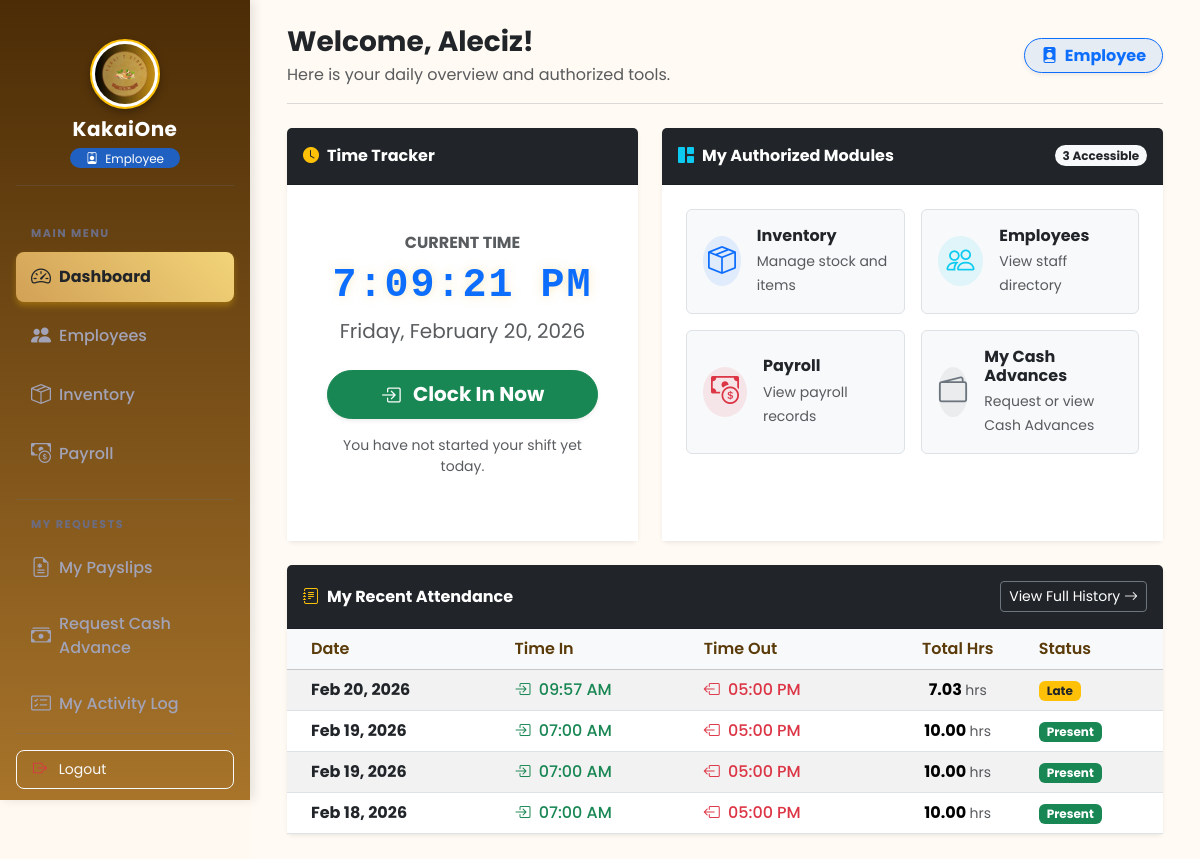
Page /frontend/dashboard/employee_dashboard.php (signed in) on the committed database.
### tables this page shows
CREATE TABLE `attendance` (
  `attendance_id` int(11) NOT NULL,
  `employee_id` int(11) DEFAULT NULL,
  `time_in` datetime DEFAULT NULL,
  `time_out` datetime DEFAULT NULL,
  `status` enum('Pending','Present','Late','Absent','Approved','Rejected') DEFAULT 'Pending',
  `is_paid` tinyint(1) DEFAULT 0,
  `payroll_id` int(11) DEFAULT NULL,
  `total_hours` decimal(5,2) DEFAULT 0.00,
  `pending_overtime` decimal(5,2) DEFAULT 0.00,
  `approved_overtime` decimal(5,2) DEFAULT 0.00,
  `remarks` varchar(255) DEFAULT NULL,
  `created_at` timestamp NOT NULL DEFAULT current_timestamp()
);

### frontend/dashboard/employee_dashboard.php (the view, shortened to what this page needs)
<?php
require_once __DIR__ . '/../includes/auth_check.php';
$employee_id = $_SESSION['employee_id'];
$attendanceStatus = 'clock_in';
try {
    $histStmt = $pdo->prepare("
        SELECT * FROM attendance
        WHERE employee_id = ?
        ORDER BY time_in DESC
        LIMIT 5
    ");
    $histStmt->execute([$employee_id]);
    $history = $histStmt->fetchAll();
} catch (PDOException $e) {
    $history = [];
}
$permissions = [];
try {
    $permStmt = $pdo->prepare("SELECT * FROM employee_permissions WHERE employee_id = ?");
    $permStmt->execute([$employee_id]);
    $permissions = $permStmt->fetch(PDO::FETCH_ASSOC);
} catch (PDOException $e) {
}
$accessibleModules = [];
if ($permissions) {
    if (!empty($permissions['inv_view'])) {
        $accessibleModules[] = ['title' => 'Inventory', 'desc' => 'Manage stock and items', 'icon' => 'bi-box-seam', 'color' => 'primary', 'link' => '../inventory/inventory_overview.php'];
    }
    if (!empty($permissions['emp_view'])) {
        $accessibleModules[] = ['title' => 'Employees', 'desc' => 'View staff directory', 'icon' => 'bi-people', 'color' => 'info', 'link' => '../employee/employee_module.php'];
    }
    if (!empty($permissions['payroll_view'])) {
        $accessibleModules[] = ['title' => 'Payroll', 'desc' => 'View payroll records', 'icon' => 'bi-cash-coin', 'color' => 'danger', 'link' => '../payroll/payroll_module.php'];
    }
}
?>
<!DOCTYPE html>
<html lang="en">
<head>
    <?php include '../includes/links.php'; ?>
</head>
<body class="bg-light">
    <?php include '../includes/sidebar.php'; ?>
    <div id="dashboardContainer">
        <main id="main-content" style="margin-left: 250px; padding: 25px; transition: margin-left 0.3s;">
            <div class="container-fluid">
                <div class="d-flex justify-content-between align-items-center mb-4 border-bottom pb-3 border-secondary border-opacity-25">
                    <div>
                        <h3 class="fw-bold text-dark mb-1">Welcome, <?= htmlspecialchars($_SESSION['username'] ?? 'Employee'); ?>!</h3>
                        <p class="text-muted mb-0">Here is your daily overview and authorized tools.</p>
                    </div>
                    <div>
                        <span class="badge bg-primary bg-opacity-10 text-primary border border-primary fs-6 px-3 py-2 rounded-pill shadow-sm">
                            <i class="bi bi-person-badge-fill me-1"></i> <?= htmlspecialchars($_SESSION['role'] ?? 'Staff'); ?>
                        </span>
                    </div>
                </div>
                <div class="row g-4 mb-4">
                    <div class="col-lg-5">
                        <div class="card shadow-sm border-0 h-100 text-center">
                            <div class="card-header bg-dark text-white fw-bold text-start py-3">
                                <i class="bi bi-clock-fill me-2 text-warning"></i>Time Tracker
                            </div>
                            <div class="card-body d-flex flex-column justify-content-center align-items-center py-5 bg-white">
                                <h6 class="text-uppercase text-muted fw-bold tracking-wider mb-1">Current Time</h6>
                                <div class="digital-clock text-primary" id="liveClock">00:00:00 AM</div>
                                <div class="text-muted fs-5 mb-4" id="liveDate">Loading date...</div>
                                <div class="w-100 px-4">
                                    <?php if ($attendanceStatus === 'clock_in'): ?>
                                        <button onclick="handleAttendance('in')" class="btn btn-success btn-lg w-100 shadow-sm fw-bold rounded-pill">
                                            <i class="bi bi-box-arrow-in-right me-2 fs-5 align-middle"></i> Clock In Now
                                        </button>
                                        <p class="mt-3 small text-muted">You have not started your shift yet today.</p>
                                    <?php endif; ?>
                                </div>
                            </div>
                        </div>
                    </div>
                    <div class="col-lg-7">
                        <div class="card shadow-sm border-0 h-100">
                            <div class="card-header bg-dark text-white fw-bold text-start py-3 d-flex justify-content-between align-items-center">
                                <span><i class="bi bi-grid-1x2-fill me-2 text-info"></i>My Authorized Modules</span>
                                <span class="badge bg-light text-dark rounded-pill"><?= count($accessibleModules) ?> Accessible</span>
                            </div>
                            <div class="card-body bg-white p-4">
                                <?php if (!empty($accessibleModules)): ?>
                                    <div class="row g-3">
                                        <?php foreach ($accessibleModules as $module): ?>
                                            <div class="col-md-6">
                                                <a href="<?= $module['link'] ?>" class="card access-card border bg-light h-100 text-decoration-none">
                                                    <div class="card-body d-flex align-items-center">
                                                        <div class="rounded-circle bg-<?= $module['color'] ?> bg-opacity-10 d-flex justify-content-center align-items-center me-3" style="width: 50px; height: 50px;">
                                                            <i class="bi <?= $module['icon'] ?> text-<?= $module['color'] ?> fs-3"></i>
                                                        </div>
                                                        <div>
                                                            <h6 class="fw-bold mb-1 text-dark"><?= $module['title'] ?></h6>
                                                            <small class="text-muted"><?= $module['desc'] ?></small>
                                                        </div>
                                                    </div>
                                                </a>
                                            </div>
                                        <?php endforeach; ?>
                                        <div class="col-md-6">
                                            <a href="../requests/cash_advance.php" class="card access-card border bg-light h-100 text-decoration-none">
                                                <div class="card-body d-flex align-items-center">
                                                    <div class="rounded-circle bg-secondary bg-opacity-10 d-flex justify-content-center align-items-center me-3" style="width: 50px; height: 50px;">
                                                        <i class="bi bi-wallet2 text-secondary fs-3"></i>
                                                    </div>
                                                    <div>
                                                        <h6 class="fw-bold mb-1 text-dark">My Cash Advances</h6>
                                                        <small class="text-muted">Request or view Cash Advances</small>
                                                    </div>
                                                </div>
                                            </a>
                                        </div>
                                    </div>
                                <?php endif; ?>
                            </div>
                        </div>
                    </div>
                </div>
                <div class="card shadow-sm border-0">
                    <div class="card-header bg-dark text-white py-3 d-flex justify-content-between align-items-center">
                        <h6 class="mb-0 fw-bold"><i class="bi bi-journal-text me-2 text-warning"></i>My Recent Attendance</h6>
                        <a href="../attendance/my_attendance.php" class="btn btn-sm btn-outline-light text-white border-secondary">View Full History <i class="bi bi-arrow-right"></i></a>
                    </div>
                    <div class="card-body p-0">
                        <div class="table-responsive">
                            <table class="table table-striped table-hover align-middle mb-0">
                                <thead class="table-light">
                                    <tr>
                                        <th class="ps-4">Date</th>
                                        <th>Time In</th>
                                        <th>Time Out</th>
                                        <th class="text-center">Total Hrs</th>
                                        <th>Status</th>
                                    </tr>
                                </thead>
                                <tbody>
                                    <?php if (!empty($history)): ?>
                                        <?php foreach ($history as $log): ?>
                                            <tr>
                                                <td class="ps-4 fw-bold text-dark"><?= date('M d, Y', strtotime($log['time_in'])); ?></td>
                                                <td>
                                                    <span class="text-success fw-medium"><i class="bi bi-box-arrow-in-right me-1"></i> <?= date('h:i A', strtotime($log['time_in'])); ?></span>
                                                </td>
                                                <td>
                                                    <?php if ($log['time_out']): ?>
                                                        <span class="text-danger fw-medium"><i class="bi bi-box-arrow-left me-1"></i> <?= date('h:i A', strtotime($log['time_out'])); ?></span>
                                                    <?php else: ?>
                                                        <span class="text-muted fst-italic">--:--</span>
                                                    <?php endif; ?>
                                                </td>
                                                <td class="text-center fw-bold">
                                                    <?= $log['total_hours'] ? number_format($log['total_hours'], 2) . ' <small class="text-muted fw-normal">hrs</small>' : '-'; ?>
                                                </td>
                                                <td>
                                                    <?php
                                                    $badge = 'secondary';
                                                    if ($log['status'] == 'Present') $badge = 'success';
                                                    if ($log['status'] == 'Late') $badge = 'warning text-dark';
                                                    ?>
                                                    <span class="badge bg-<?= $badge; ?> px-2 py-1"><?= htmlspecialchars($log['status']); ?></span>
                                                </td>
                                            </tr>
                                        <?php endforeach; ?>
                                    <?php endif; ?>
                                </tbody>
                            </table>
                        </div>
                    </div>
                </div>
            </div>
        </main>
    </div>
</body>
</html>

### frontend/assets/css/style.css (style rules this page uses)
body { font-family: 'Poppins', sans-serif; background-color: #fff9f2; margin: 0; padding: 0; }
#dashboardContainer { min-height: 100vh; display: flex; background-color: #fff9f2; }
#main-content { margin-left: 250px; background-color: #fffaf3; min-height: 100vh; padding: 2rem; width: calc(100% - 250px); transition: all 0.3s ease; }
#main-content h3 { color: #4b2c06; }
.table th { color: #5a3b09; font-weight: 600; }
.digital-clock { font-size: 3.5rem; font-weight: 700; font-family: 'Courier New', Courier, monospace; text-shadow: 0 0 10px rgba(242, 212, 121, 0.5); color: #f2d479; }

### frontend/dashboard/employee_dashboard.php (style rules this page uses)
.access-card { transition: transform 0.2s ease, box-shadow 0.2s ease; text-decoration: none; color: inherit; }
.digital-clock { font-size: 2.5rem; font-weight: 800; font-family: monospace; color: #212529; letter-spacing: 2px; }

### rows in the picture
attendance: time_in "Feb 20, 2026", time_in "09:57 AM", time_out "05:00 PM", total_hours "7.03", status "Late"
attendance: time_in "Feb 19, 2026", time_in "07:00 AM", time_out "05:00 PM", total_hours "10.00", status "Present"
attendance: time_in "Feb 19, 2026", time_in "07:00 AM", time_out "05:00 PM", total_hours "10.00", status "Present"
attendance: time_in "Feb 18, 2026", time_in "07:00 AM", time_out "05:00 PM", total_hours "10.00", status "Present"

### other values in the picture
$_SESSION['role'] "Employee"
$_SESSION['username'] "Aleciz"
count($accessibleModules) "3"
$module['title'] "Inventory"
$module['desc'] "Manage stock and items"
$module['title'] "Employees"
$module['desc'] "View staff directory"
$module['title'] "Payroll"
$module['desc'] "View payroll records"
